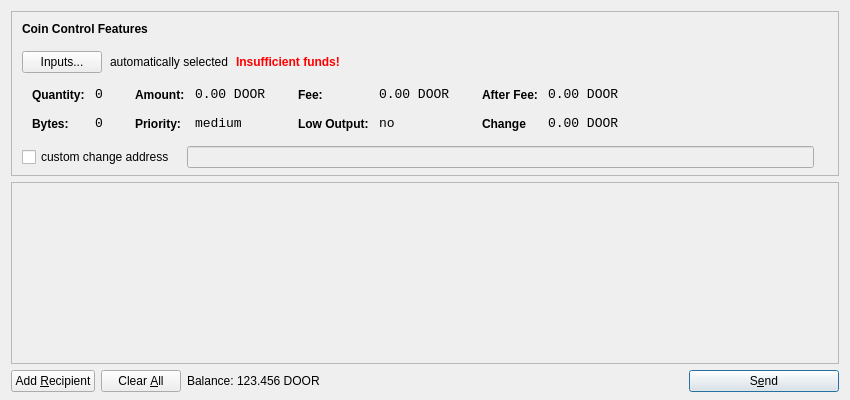
<?xml version="1.0" encoding="UTF-8"?>
<ui version="4.0">
 <class>SendCoinsDialog</class>
 <widget class="QDialog" name="SendCoinsDialog">
  <property name="geometry">
   <rect>
    <x>0</x>
    <y>0</y>
    <width>850</width>
    <height>400</height>
   </rect>
  </property>
  <property name="windowTitle">
   <string>Send Coins</string>
  </property>
  <layout class="QVBoxLayout" name="verticalLayout" stretch="0,1,0">
   <property name="bottomMargin">
    <number>8</number>
   </property>
   <item>
    <widget class="QFrame" name="frameCoinControl">
     <property name="sizePolicy">
      <sizepolicy hsizetype="Expanding" vsizetype="Expanding">
       <horstretch>0</horstretch>
       <verstretch>0</verstretch>
      </sizepolicy>
     </property>
     <property name="maximumSize">
      <size>
       <width>16777215</width>
       <height>16777215</height>
      </size>
     </property>
     <property name="frameShape">
      <enum>QFrame::StyledPanel</enum>
     </property>
     <property name="frameShadow">
      <enum>QFrame::Sunken</enum>
     </property>
     <layout class="QVBoxLayout" name="verticalLayoutCoinControl2">
      <property name="spacing">
       <number>-1</number>
      </property>
      <property name="leftMargin">
       <number>0</number>
      </property>
      <property name="topMargin">
       <number>0</number>
      </property>
      <property name="rightMargin">
       <number>0</number>
      </property>
      <property name="bottomMargin">
       <number>6</number>
      </property>
      <item>
       <layout class="QVBoxLayout" name="verticalLayoutCoinControl" stretch="0,0,0,0,1">
        <property name="spacing">
         <number>0</number>
        </property>
        <property name="leftMargin">
         <number>10</number>
        </property>
        <property name="topMargin">
         <number>10</number>
        </property>
        <item>
         <layout class="QHBoxLayout" name="horizontalLayoutCoinControl1">
          <property name="bottomMargin">
           <number>15</number>
          </property>
          <item>
           <widget class="QLabel" name="labelCoinControlFeatures">
            <property name="sizePolicy">
             <sizepolicy hsizetype="Preferred" vsizetype="Maximum">
              <horstretch>0</horstretch>
              <verstretch>0</verstretch>
             </sizepolicy>
            </property>
            <property name="font">
             <font>
              <weight>75</weight>
              <bold>true</bold>
             </font>
            </property>
            <property name="styleSheet">
             <string notr="true">font-weight:bold;</string>
            </property>
            <property name="text">
             <string>Coin Control Features</string>
            </property>
           </widget>
          </item>
         </layout>
        </item>
        <item>
         <layout class="QHBoxLayout" name="horizontalLayoutCoinControl2" stretch="0,0,0,0">
          <property name="spacing">
           <number>8</number>
          </property>
          <property name="bottomMargin">
           <number>10</number>
          </property>
          <item>
           <widget class="QPushButton" name="pushButtonCoinControl">
            <property name="styleSheet">
             <string notr="true"/>
            </property>
            <property name="text">
             <string>Inputs...</string>
            </property>
           </widget>
          </item>
          <item>
           <widget class="QLabel" name="labelCoinControlAutomaticallySelected">
            <property name="text">
             <string>automatically selected</string>
            </property>
            <property name="margin">
             <number>5</number>
            </property>
           </widget>
          </item>
          <item>
           <widget class="QLabel" name="labelCoinControlInsuffFunds">
            <property name="font">
             <font>
              <weight>75</weight>
              <bold>true</bold>
             </font>
            </property>
            <property name="styleSheet">
             <string notr="true">color:red;font-weight:bold;</string>
            </property>
            <property name="text">
             <string>Insufficient funds!</string>
            </property>
            <property name="margin">
             <number>5</number>
            </property>
           </widget>
          </item>
          <item>
           <spacer name="horizontalSpacerCoinControl">
            <property name="orientation">
             <enum>Qt::Horizontal</enum>
            </property>
            <property name="sizeHint" stdset="0">
             <size>
              <width>40</width>
              <height>1</height>
             </size>
            </property>
           </spacer>
          </item>
         </layout>
        </item>
        <item>
         <widget class="QWidget" name="widgetCoinControl" native="true">
          <property name="sizePolicy">
           <sizepolicy hsizetype="Preferred" vsizetype="Preferred">
            <horstretch>0</horstretch>
            <verstretch>0</verstretch>
           </sizepolicy>
          </property>
          <property name="minimumSize">
           <size>
            <width>0</width>
            <height>0</height>
           </size>
          </property>
          <property name="styleSheet">
           <string notr="true"/>
          </property>
          <layout class="QHBoxLayout" name="horizontalLayoutCoinControl5">
           <property name="margin">
            <number>0</number>
           </property>
           <item>
            <layout class="QHBoxLayout" name="horizontalLayoutCoinControl3" stretch="0,0,0,1">
             <property name="spacing">
              <number>20</number>
             </property>
             <property name="topMargin">
              <number>0</number>
             </property>
             <property name="bottomMargin">
              <number>10</number>
             </property>
             <item>
              <layout class="QFormLayout" name="formLayoutCoinControl1">
               <property name="horizontalSpacing">
                <number>10</number>
               </property>
               <property name="verticalSpacing">
                <number>14</number>
               </property>
               <property name="leftMargin">
                <number>10</number>
               </property>
               <property name="topMargin">
                <number>4</number>
               </property>
               <property name="rightMargin">
                <number>6</number>
               </property>
               <item row="0" column="0">
                <widget class="QLabel" name="labelCoinControlQuantityText">
                 <property name="styleSheet">
                  <string notr="true">font-weight:bold;</string>
                 </property>
                 <property name="text">
                  <string>Quantity:</string>
                 </property>
                 <property name="margin">
                  <number>0</number>
                 </property>
                </widget>
               </item>
               <item row="0" column="1">
                <widget class="QLabel" name="labelCoinControlQuantity">
                 <property name="font">
                  <font>
                   <family>Monospace</family>
                   <pointsize>10</pointsize>
                  </font>
                 </property>
                 <property name="cursor">
                  <cursorShape>IBeamCursor</cursorShape>
                 </property>
                 <property name="contextMenuPolicy">
                  <enum>Qt::ActionsContextMenu</enum>
                 </property>
                 <property name="text">
                  <string>0</string>
                 </property>
                 <property name="margin">
                  <number>0</number>
                 </property>
                 <property name="textInteractionFlags">
                  <set>Qt::LinksAccessibleByMouse|Qt::TextSelectableByKeyboard|Qt::TextSelectableByMouse</set>
                 </property>
                </widget>
               </item>
               <item row="1" column="0">
                <widget class="QLabel" name="labelCoinControlBytesText">
                 <property name="styleSheet">
                  <string notr="true">font-weight:bold;</string>
                 </property>
                 <property name="text">
                  <string>Bytes:</string>
                 </property>
                </widget>
               </item>
               <item row="1" column="1">
                <widget class="QLabel" name="labelCoinControlBytes">
                 <property name="font">
                  <font>
                   <family>Monospace</family>
                   <pointsize>10</pointsize>
                  </font>
                 </property>
                 <property name="cursor">
                  <cursorShape>IBeamCursor</cursorShape>
                 </property>
                 <property name="contextMenuPolicy">
                  <enum>Qt::ActionsContextMenu</enum>
                 </property>
                 <property name="text">
                  <string>0</string>
                 </property>
                 <property name="textInteractionFlags">
                  <set>Qt::LinksAccessibleByMouse|Qt::TextSelectableByKeyboard|Qt::TextSelectableByMouse</set>
                 </property>
                </widget>
               </item>
              </layout>
             </item>
             <item>
              <layout class="QFormLayout" name="formLayoutCoinControl2">
               <property name="horizontalSpacing">
                <number>10</number>
               </property>
               <property name="verticalSpacing">
                <number>14</number>
               </property>
               <property name="leftMargin">
                <number>6</number>
               </property>
               <property name="topMargin">
                <number>4</number>
               </property>
               <property name="rightMargin">
                <number>6</number>
               </property>
               <item row="0" column="0">
                <widget class="QLabel" name="labelCoinControlAmountText">
                 <property name="styleSheet">
                  <string notr="true">font-weight:bold;</string>
                 </property>
                 <property name="text">
                  <string>Amount:</string>
                 </property>
                 <property name="margin">
                  <number>0</number>
                 </property>
                </widget>
               </item>
               <item row="0" column="1">
                <widget class="QLabel" name="labelCoinControlAmount">
                 <property name="font">
                  <font>
                   <family>Monospace</family>
                   <pointsize>10</pointsize>
                  </font>
                 </property>
                 <property name="cursor">
                  <cursorShape>IBeamCursor</cursorShape>
                 </property>
                 <property name="contextMenuPolicy">
                  <enum>Qt::ActionsContextMenu</enum>
                 </property>
                 <property name="text">
                  <string>0.00 DOOR</string>
                 </property>
                 <property name="textInteractionFlags">
                  <set>Qt::LinksAccessibleByMouse|Qt::TextSelectableByKeyboard|Qt::TextSelectableByMouse</set>
                 </property>
                </widget>
               </item>
               <item row="1" column="0">
                <widget class="QLabel" name="labelCoinControlPriorityText">
                 <property name="styleSheet">
                  <string notr="true">font-weight:bold;</string>
                 </property>
                 <property name="text">
                  <string>Priority:</string>
                 </property>
                </widget>
               </item>
               <item row="1" column="1">
                <widget class="QLabel" name="labelCoinControlPriority">
                 <property name="font">
                  <font>
                   <family>Monospace</family>
                   <pointsize>10</pointsize>
                  </font>
                 </property>
                 <property name="cursor">
                  <cursorShape>IBeamCursor</cursorShape>
                 </property>
                 <property name="contextMenuPolicy">
                  <enum>Qt::ActionsContextMenu</enum>
                 </property>
                 <property name="text">
                  <string>medium</string>
                 </property>
                 <property name="textInteractionFlags">
                  <set>Qt::LinksAccessibleByMouse|Qt::TextSelectableByKeyboard|Qt::TextSelectableByMouse</set>
                 </property>
                </widget>
               </item>
              </layout>
             </item>
             <item>
              <layout class="QFormLayout" name="formLayoutCoinControl3">
               <property name="horizontalSpacing">
                <number>10</number>
               </property>
               <property name="verticalSpacing">
                <number>14</number>
               </property>
               <property name="leftMargin">
                <number>6</number>
               </property>
               <property name="topMargin">
                <number>4</number>
               </property>
               <property name="rightMargin">
                <number>6</number>
               </property>
               <item row="0" column="0">
                <widget class="QLabel" name="labelCoinControlFeeText">
                 <property name="styleSheet">
                  <string notr="true">font-weight:bold;</string>
                 </property>
                 <property name="text">
                  <string>Fee:</string>
                 </property>
                 <property name="margin">
                  <number>0</number>
                 </property>
                </widget>
               </item>
               <item row="0" column="1">
                <widget class="QLabel" name="labelCoinControlFee">
                 <property name="font">
                  <font>
                   <family>Monospace</family>
                   <pointsize>10</pointsize>
                  </font>
                 </property>
                 <property name="cursor">
                  <cursorShape>IBeamCursor</cursorShape>
                 </property>
                 <property name="contextMenuPolicy">
                  <enum>Qt::ActionsContextMenu</enum>
                 </property>
                 <property name="text">
                  <string>0.00 DOOR</string>
                 </property>
                 <property name="textInteractionFlags">
                  <set>Qt::LinksAccessibleByMouse|Qt::TextSelectableByKeyboard|Qt::TextSelectableByMouse</set>
                 </property>
                </widget>
               </item>
               <item row="1" column="0">
                <widget class="QLabel" name="labelCoinControlLowOutputText">
                 <property name="styleSheet">
                  <string notr="true">font-weight:bold;</string>
                 </property>
                 <property name="text">
                  <string>Low Output:</string>
                 </property>
                </widget>
               </item>
               <item row="1" column="1">
                <widget class="QLabel" name="labelCoinControlLowOutput">
                 <property name="font">
                  <font>
                   <family>Monospace</family>
                   <pointsize>10</pointsize>
                  </font>
                 </property>
                 <property name="cursor">
                  <cursorShape>IBeamCursor</cursorShape>
                 </property>
                 <property name="contextMenuPolicy">
                  <enum>Qt::ActionsContextMenu</enum>
                 </property>
                 <property name="text">
                  <string>no</string>
                 </property>
                 <property name="textInteractionFlags">
                  <set>Qt::LinksAccessibleByMouse|Qt::TextSelectableByKeyboard|Qt::TextSelectableByMouse</set>
                 </property>
                </widget>
               </item>
              </layout>
             </item>
             <item>
              <layout class="QFormLayout" name="formLayoutCoinControl4">
               <property name="horizontalSpacing">
                <number>10</number>
               </property>
               <property name="verticalSpacing">
                <number>14</number>
               </property>
               <property name="leftMargin">
                <number>6</number>
               </property>
               <property name="topMargin">
                <number>4</number>
               </property>
               <property name="rightMargin">
                <number>6</number>
               </property>
               <item row="0" column="0">
                <widget class="QLabel" name="labelCoinControlAfterFeeText">
                 <property name="styleSheet">
                  <string notr="true">font-weight:bold;</string>
                 </property>
                 <property name="text">
                  <string>After Fee:</string>
                 </property>
                 <property name="margin">
                  <number>0</number>
                 </property>
                </widget>
               </item>
               <item row="0" column="1">
                <widget class="QLabel" name="labelCoinControlAfterFee">
                 <property name="font">
                  <font>
                   <family>Monospace</family>
                   <pointsize>10</pointsize>
                  </font>
                 </property>
                 <property name="cursor">
                  <cursorShape>IBeamCursor</cursorShape>
                 </property>
                 <property name="contextMenuPolicy">
                  <enum>Qt::ActionsContextMenu</enum>
                 </property>
                 <property name="text">
                  <string>0.00 DOOR</string>
                 </property>
                 <property name="textInteractionFlags">
                  <set>Qt::LinksAccessibleByMouse|Qt::TextSelectableByKeyboard|Qt::TextSelectableByMouse</set>
                 </property>
                </widget>
               </item>
               <item row="1" column="0">
                <widget class="QLabel" name="labelCoinControlChangeText">
                 <property name="styleSheet">
                  <string notr="true">font-weight:bold;</string>
                 </property>
                 <property name="text">
                  <string>Change</string>
                 </property>
                </widget>
               </item>
               <item row="1" column="1">
                <widget class="QLabel" name="labelCoinControlChange">
                 <property name="font">
                  <font>
                   <family>Monospace</family>
                   <pointsize>10</pointsize>
                  </font>
                 </property>
                 <property name="cursor">
                  <cursorShape>IBeamCursor</cursorShape>
                 </property>
                 <property name="contextMenuPolicy">
                  <enum>Qt::ActionsContextMenu</enum>
                 </property>
                 <property name="text">
                  <string>0.00 DOOR</string>
                 </property>
                 <property name="textInteractionFlags">
                  <set>Qt::LinksAccessibleByMouse|Qt::TextSelectableByKeyboard|Qt::TextSelectableByMouse</set>
                 </property>
                </widget>
               </item>
              </layout>
             </item>
            </layout>
           </item>
          </layout>
         </widget>
        </item>
        <item>
         <layout class="QHBoxLayout" name="horizontalLayoutCoinControl4" stretch="0,0,0">
          <property name="spacing">
           <number>12</number>
          </property>
          <property name="sizeConstraint">
           <enum>QLayout::SetDefaultConstraint</enum>
          </property>
          <property name="topMargin">
           <number>5</number>
          </property>
          <property name="rightMargin">
           <number>5</number>
          </property>
          <item>
           <widget class="QCheckBox" name="checkBoxCoinControlChange">
            <property name="text">
             <string>custom change address</string>
            </property>
           </widget>
          </item>
          <item>
           <widget class="QLineEdit" name="lineEditCoinControlChange">
            <property name="enabled">
             <bool>false</bool>
            </property>
            <property name="sizePolicy">
             <sizepolicy hsizetype="Expanding" vsizetype="Fixed">
              <horstretch>0</horstretch>
              <verstretch>0</verstretch>
             </sizepolicy>
            </property>
           </widget>
          </item>
          <item>
           <widget class="QLabel" name="labelCoinControlChangeLabel">
            <property name="sizePolicy">
             <sizepolicy hsizetype="Preferred" vsizetype="Expanding">
              <horstretch>0</horstretch>
              <verstretch>0</verstretch>
             </sizepolicy>
            </property>
            <property name="minimumSize">
             <size>
              <width>0</width>
              <height>0</height>
             </size>
            </property>
            <property name="text">
             <string/>
            </property>
            <property name="margin">
             <number>3</number>
            </property>
           </widget>
          </item>
         </layout>
        </item>
        <item>
         <spacer name="verticalSpacerCoinControl">
          <property name="orientation">
           <enum>Qt::Vertical</enum>
          </property>
          <property name="sizeHint" stdset="0">
           <size>
            <width>800</width>
            <height>1</height>
           </size>
          </property>
         </spacer>
        </item>
       </layout>
      </item>
     </layout>
    </widget>
   </item>
   <item>
    <widget class="QScrollArea" name="scrollArea">
     <property name="widgetResizable">
      <bool>true</bool>
     </property>
     <widget class="QWidget" name="scrollAreaWidgetContents">
      <property name="geometry">
       <rect>
        <x>0</x>
        <y>0</y>
        <width>830</width>
        <height>165</height>
       </rect>
      </property>
      <layout class="QVBoxLayout" name="verticalLayout_2">
       <property name="margin">
        <number>0</number>
       </property>
       <item>
        <layout class="QVBoxLayout" name="entries">
         <property name="spacing">
          <number>6</number>
         </property>
        </layout>
       </item>
       <item>
        <spacer name="verticalSpacer">
         <property name="orientation">
          <enum>Qt::Vertical</enum>
         </property>
         <property name="sizeHint" stdset="0">
          <size>
           <width>20</width>
           <height>40</height>
          </size>
         </property>
        </spacer>
       </item>
      </layout>
     </widget>
    </widget>
   </item>
   <item>
    <layout class="QHBoxLayout" name="horizontalLayout">
     <item>
      <widget class="QPushButton" name="addButton">
       <property name="toolTip">
        <string>Send to multiple recipients at once</string>
       </property>
       <property name="text">
        <string>Add &amp;Recipient</string>
       </property>
       <property name="icon">
        <iconset resource="../bitcoin.qrc">
         <normaloff>:/icons/add</normaloff>:/icons/add</iconset>
       </property>
       <property name="autoDefault">
        <bool>false</bool>
       </property>
      </widget>
     </item>
     <item>
      <widget class="QPushButton" name="clearButton">
       <property name="sizePolicy">
        <sizepolicy hsizetype="Minimum" vsizetype="Fixed">
         <horstretch>0</horstretch>
         <verstretch>0</verstretch>
        </sizepolicy>
       </property>
       <property name="toolTip">
        <string>Remove all transaction fields</string>
       </property>
       <property name="text">
        <string>Clear &amp;All</string>
       </property>
       <property name="icon">
        <iconset resource="../bitcoin.qrc">
         <normaloff>:/icons/remove</normaloff>:/icons/remove</iconset>
       </property>
       <property name="autoRepeatDelay">
        <number>300</number>
       </property>
       <property name="autoDefault">
        <bool>false</bool>
       </property>
      </widget>
     </item>
     <item>
      <layout class="QHBoxLayout" name="horizontalLayout_2">
       <property name="spacing">
        <number>3</number>
       </property>
       <item>
        <widget class="QLabel" name="label">
         <property name="sizePolicy">
          <sizepolicy hsizetype="Preferred" vsizetype="Fixed">
           <horstretch>0</horstretch>
           <verstretch>0</verstretch>
          </sizepolicy>
         </property>
         <property name="text">
          <string>Balance:</string>
         </property>
        </widget>
       </item>
       <item>
        <widget class="QLabel" name="labelBalance">
         <property name="sizePolicy">
          <sizepolicy hsizetype="Preferred" vsizetype="Fixed">
           <horstretch>0</horstretch>
           <verstretch>0</verstretch>
          </sizepolicy>
         </property>
         <property name="cursor">
          <cursorShape>IBeamCursor</cursorShape>
         </property>
         <property name="text">
          <string>123.456 DOOR</string>
         </property>
         <property name="textInteractionFlags">
          <set>Qt::LinksAccessibleByMouse|Qt::TextSelectableByKeyboard|Qt::TextSelectableByMouse</set>
         </property>
        </widget>
       </item>
      </layout>
     </item>
     <item>
      <spacer name="horizontalSpacer">
       <property name="orientation">
        <enum>Qt::Horizontal</enum>
       </property>
       <property name="sizeHint" stdset="0">
        <size>
         <width>40</width>
         <height>20</height>
        </size>
       </property>
      </spacer>
     </item>
     <item>
      <widget class="QPushButton" name="sendButton">
       <property name="minimumSize">
        <size>
         <width>150</width>
         <height>0</height>
        </size>
       </property>
       <property name="toolTip">
        <string>Confirm the send action</string>
       </property>
       <property name="text">
        <string>S&amp;end</string>
       </property>
       <property name="icon">
        <iconset resource="../bitcoin.qrc">
         <normaloff>:/icons/send</normaloff>:/icons/send</iconset>
       </property>
       <property name="default">
        <bool>true</bool>
       </property>
      </widget>
     </item>
    </layout>
   </item>
  </layout>
 </widget>
 <resources>
  <include location="../bitcoin.qrc"/>
 </resources>
 <connections/>
</ui>
